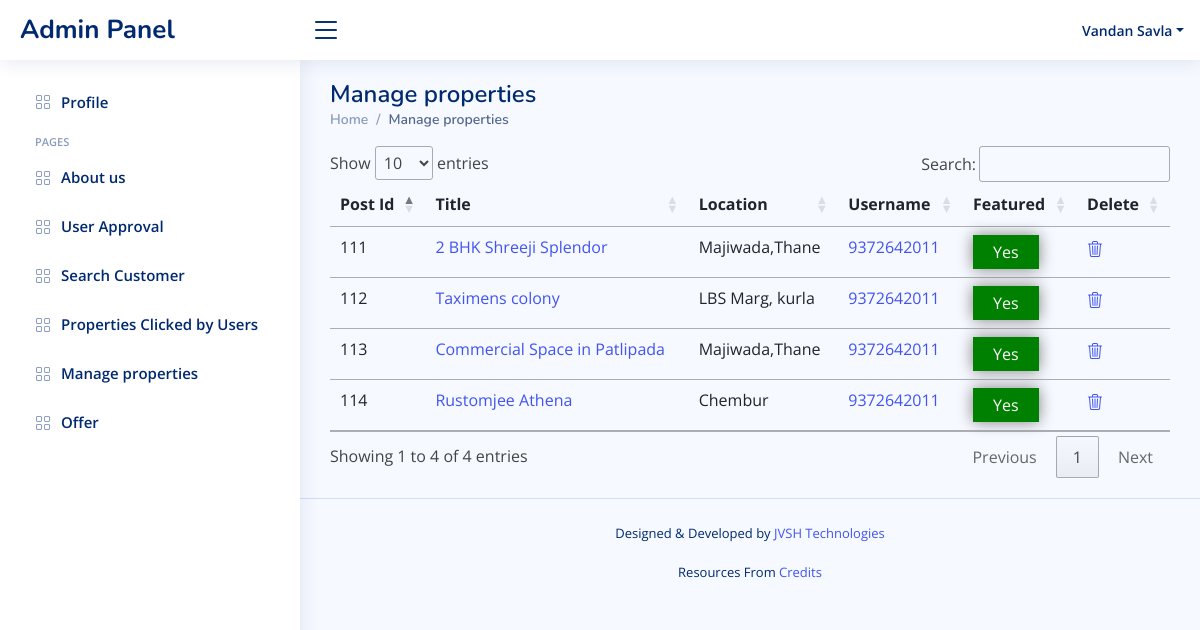
Screenshot of /admin/manageproperties.php (signed in) with the database file from the repository.
### tables this page shows
CREATE TABLE `cust_info` (
  `id` int(11) NOT NULL,
  `username` varchar(50) NOT NULL,
  `name` varchar(150) NOT NULL,
  `email` varchar(100) NOT NULL,
  `location` longtext NOT NULL
);

CREATE TABLE `post` (
  `post_id` int(11) NOT NULL,
  `username` varchar(50) NOT NULL,
  `title` varchar(250) NOT NULL,
  `description` text NOT NULL,
  `location` varchar(250) NOT NULL,
  `price` float NOT NULL,
  `date` date NOT NULL DEFAULT current_timestamp(),
  `area` varchar(50) NOT NULL,
  `bhk` varchar(10) NOT NULL,
  `floor` int(11) NOT NULL,
  `furnished` varchar(5) NOT NULL,
  `possesion` varchar(20) NOT NULL,
  `district` varchar(50) NOT NULL,
  `pincode` int(6) NOT NULL,
  `offer` varchar(600) NOT NULL,
  `featured` int(1) NOT NULL
);

### admin/manageproperties.php (the view, shortened to what this page needs)
<?php
include("../partials/connect.php");
?>
<!DOCTYPE html>
<html lang="en">
<head>
    <link href="assets/vendor/bootstrap/css/bootstrap.min.css" rel="stylesheet">
    <link href="assets/vendor/bootstrap-icons/bootstrap-icons.css" rel="stylesheet">
    <link href="assets/vendor/boxicons/css/boxicons.min.css" rel="stylesheet">
    <link href="assets/vendor/quill/quill.snow.css" rel="stylesheet">
    <link href="assets/vendor/quill/quill.bubble.css" rel="stylesheet">
    <link href="assets/vendor/remixicon/remixicon.css" rel="stylesheet">
    <link href="//cdn.datatables.net/1.10.23/css/jquery.dataTables.min.css" rel="stylesheet" />
    <link href="assets/css/style.css" rel="stylesheet">
</head>
<body>
    <?php
    include("./header.php");
    include("./navbar.php");
    ?>
    <main id="main" class="main">
        <div class="pagetitle">
            <h1>Manage properties</h1>
            <nav>
                <ol class="breadcrumb">
                    <li class="breadcrumb-item"><a href="index.php">Home</a></li>
                    <li class="breadcrumb-item active">Manage properties</li>
                </ol>
            </nav>
        </div>
        <section class="section profile">
            <div class="row">
                <div class="col-xl-12 col-md-12">
                    <div class>
                        <div class>
                            <table class="table col-md-12 col-xs-3" id="tblUser">
                                <thead>
                                    <tr>
                                        <th>Post Id</th>
                                        <th>Title</th>
                                        <th>Location</th>
                                        <th>Username</th>
                                        <th>Featured</th>
                                        <th>Delete</th>
                                    </tr>
                                </thead>
                                <tbody>
                                    <?php
                                    $users_all = "select * from post ";
                                    $res_user = mysqli_query($conn, $users_all);
                                    while ($res = $res_user->fetch_assoc()) {
                                    ?>
                                        <tr>
                                            <td><?php echo $res['post_id']; ?></td>
                                            <td><a target="_blank" href=" /property-single.php?post_id=<?php echo $res['post_id'] ?>"><?php echo $res['title']; ?></a></td>
                                            <td><?php echo $res['location']; ?></td>
                                            <td><a href="tel:<?php echo $res['username']; ?>"><?php echo $res['username']; ?></a></td>
                                            <td>
                                                <button type="submit" style="width=70% !important;" id="<?php echo $res['post_id']; ?>" class="status-btn <?php echo $res['featured'] == 1 ? 'approve' : 'disapprove'; ?>">
                                                    <?php echo $res['featured'] == 1 ? 'Yes' : 'No'; ?>
                                                </button>
                                            </td>
                                            <td>
                                                <?php
                                                    $encryption_value=openssl_encrypt($res["post_id"], "AES-128-CTR","bandan",0,'1234567891011121');
                                                ?>
                                                <a href="manageproperties.php?postid=<?php echo ($res['post_id']).'&hue='.$encryption_value;?>"></a>
                                                </td>
                                        </tr>
                                    <?php } ?>
                                </tbody>
                            </table>
                        </div>
                    </div>
                </div>
            </div>
        </section>
    </main>
    <?php include("./footer.php");?>
</body>
</html>

### admin/header.php (shortened to what this page needs)
<?php
include("../partials/connect.php");
if (isset($_SESSION['username'])) {
  $username=$_SESSION["username"];
  $select = "select * from cust_info where username=$username";
  $res_select = mysqli_query($conn, $select) or die(mysqli_error($conn));
  $res = $res_select->fetch_assoc();
}
?>
<header id="header" class="header fixed-top d-flex align-items-center">
  <div class="d-flex align-items-center justify-content-between">
    <a href="index.php" class="logo d-flex align-items-center">
      <span class="d-none d-lg-block">Admin Panel</span>
    </a>
    <i class="bi bi-list toggle-sidebar-btn"></i>
  </div>
  <nav class="header-nav ms-auto">
    <ul class="d-flex align-items-center">
      <li class="nav-item dropdown pe-3">
        <a class="nav-link nav-profile d-flex align-items-center pe-0" href="#" data-bs-toggle="dropdown">
          <span class="d-none d-md-block dropdown-toggle ps-2"><?php echo(isset($res)? $res['name']:"hi"); ?></span>
        </a>
      </li>
    </ul>
  </nav>
</header>

### admin/assets/css/style.css (style rules this page uses)
:root { scroll-behavior: smooth; }
body { font-family: "Open Sans", sans-serif; background: #f6f9ff; color: #444444; }
a { color: #4154f1; text-decoration: none; }
h1, h2, h3, h4, h5, h6 { font-family: "Nunito", sans-serif; }
#main { margin-top: 60px; padding: 20px 30px; transition: all 0.3s; }
.pagetitle { margin-bottom: 10px; }
.pagetitle h1 { font-size: 24px; margin-bottom: 0; font-weight: 600; color: #012970; }
.breadcrumb { font-size: 14px; font-family: "Nunito", sans-serif; color: #899bbd; font-weight: 600; }
.breadcrumb a { color: #899bbd; transition: 0.3s; }
.breadcrumb .breadcrumb-item::before { color: #899bbd; }
.breadcrumb .active { color: #51678f; font-weight: 600; }
.logo { line-height: 1; }
@media (min-width: 1200px) { .logo { width: 280px; } }
.logo span { font-size: 26px; font-weight: 700; color: #012970; font-family: "Nunito", sans-serif; }
.header { transition: all 0.5s; z-index: 997; height: 60px; box-shadow: 0px 2px 20px rgba(1, 41, 112, 0.1); background-color: #fff; padding-left: 20px; }
.header .toggle-sidebar-btn { font-size: 32px; padding-left: 10px; cursor: pointer; color: #012970; }
.header-nav ul { list-style: none; }
.header-nav>ul { margin: 0; padding: 0; }
.header-nav .nav-profile { color: #012970; }
.header-nav .nav-profile span { font-size: 14px; font-weight: 600; }
@media (min-width: 1200px) { #main, #footer { margin-left: 300px; } }

### admin/manageproperties.php (style rules this page uses)
.status-btn { border: none; color: white; padding: 5px 10px; width: 70%; cursor: pointer; box-shadow: 0px 0px 15px gray }
.approve { background-color: green; }

### rows the page displays
cust_info: name "Vandan Savla"
post: post_id "111", title "2 BHK Shreeji Splendor", location "Majiwada,Thane", username "9372642011", featured "Yes"
post: post_id "112", title "Taximens colony", location "LBS Marg, kurla", username "9372642011", featured "Yes"
post: post_id "113", title "Commercial Space in Patlipada", location "Majiwada,Thane", username "9372642011", featured "Yes"
post: post_id "114", title "Rustomjee Athena", location "Chembur", username "9372642011", featured "Yes"
